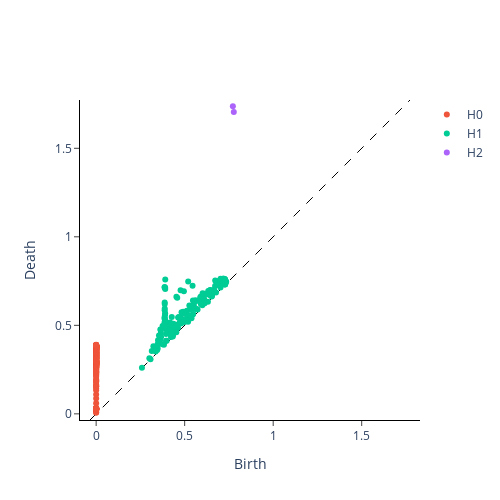

The cell this chart's notebook holds for it:
### Code cell
nonperiodic_persistence = VietorisRipsPersistence(
    homology_dimensions=homology_dimensions, n_jobs=6
)
print("Persistence diagram for nonperiodic signal")
nonperiodic_persistence.fit_transform_plot(y_nonperiodic_embedded);

### Figure 1 — Plotly figure (JSON) as saved in the notebook; plotly's stock layout.template omitted (floating-point values rounded to 4 significant figures; data arrays with more than 128 entries replaced by an {"elided": "..."} marker saying what was removed)
{"data": [{"hoverinfo": "none", "line": {"color": "black", "dash": "dash", "width": 1}, "mode": "lines", "showlegend": false, "type": "scatter", "x": [-0.03476, 1.773], "y": [-0.03476, 1.773]}, {"hoverinfo": "text", "hovertext": {"elided": "322 str values"}, "mode": "markers", "name": "H0", "type": "scatter", "x": {"elided": "322 int values"}, "y": {"elided": "322 float values"}}, {"hoverinfo": "text", "hovertext": {"elided": "219 str values"}, "mode": "markers", "name": "H1", "type": "scatter", "x": {"elided": "219 float values"}, "y": {"elided": "219 float values"}}, {"hoverinfo": "text", "hovertext": ["(0.7775129079818726, 1.7046259641647339)", "(0.7722154259681702, 1.7380425930023193)"], "mode": "markers", "name": "H2", "type": "scatter", "x": [0.7775, 0.7722], "y": [1.705, 1.738]}], "layout": {"height": 500, "plot_bgcolor": "white", "width": 500, "xaxis": {"autorange": false, "exponentformat": "e", "linecolor": "black", "linewidth": 1, "mirror": false, "range": [-0.03476, 1.773], "showexponent": "all", "showline": true, "side": "bottom", "ticks": "outside", "title": {"text": "Birth"}, "type": "linear", "zeroline": true}, "yaxis": {"autorange": false, "exponentformat": "e", "linecolor": "black", "linewidth": 1, "mirror": false, "range": [-0.03476, 1.773], "scaleanchor": "x", "scaleratio": 1, "showexponent": "all", "showline": true, "side": "left", "ticks": "outside", "title": {"text": "Death"}, "type": "linear", "zeroline": true}}}
